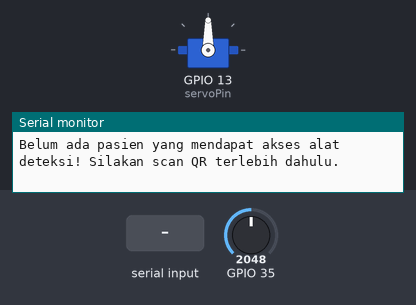
A sketch run on a simulated ESP32. Shown: servo, the last lines printed to the serial monitor. Inputs (shaded band) come from the test bench; at power-on: GPIO 35 = 2048. WiFi joins after 1.5 s; servers stay silent unless stated.

Above: at 3.7 s.
3.8 s: "1" received over Serial
At 7.0 s:
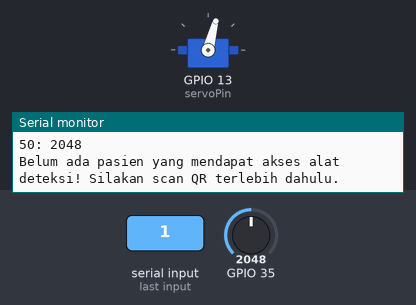
Timing chart, 0 to 8.5 s (numbered marks = the images above; inputs shaded):
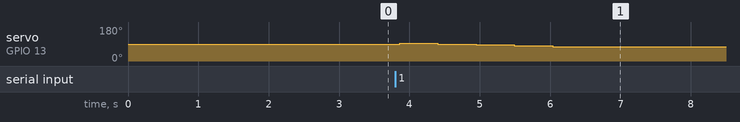

Measured:
- after the input at 3.8 s, servo on GPIO 13 (servoPin): 90° → 95° after 0.06 s, → 90° 0.54 s later, → 85° 0.54 s later, → 80° 0.54 s later, … (5 changes in this stretch)

The sketch:

Spektrum_Jari_HTTP_GET_Fixed.ino
```cpp
#include <WiFi.h>
#include <HTTPClient.h>
const char* ssid = "AHHA";
const char* password = "biomedical";

// BIKIN NAMA VARIABEL YANG JELAS! Jangan kasih nama absurd, tidak membantu dalam memahami code.
// Tidak perlu membuat variabel yang redundan. Jika bisa dipakai lagi tanpa mengganggu flow code, jangan buat variabel baru untuk tugas yang sama.

String host = "https://deteksiguladarah-gluconov.000webhostapp.com/";

#include <ESP32Servo.h>
Servo myservo;
int servoPin = 13;

int data1[80],data2[80],data3[80],i,pinA,pinB;
char tulis[100],pos,pos1,pos2,pos3,pos4,pos5;
void setup() {
  WiFi.mode(WIFI_OFF);
  delay(1000);
  WiFi.mode(WIFI_STA);

  WiFi.begin(ssid, password);
  Serial.println("");

  Serial.print("Connecting");
  // Wait for connection
  while (WiFi.status() != WL_CONNECTED) {
    delay(500);
    Serial.print(".");
  }
  Serial.println("");
  Serial.print("Connected to ");
  Serial.println(ssid);
  Serial.print("IP address: ");
  Serial.println(WiFi.localIP());  //IP address assigned to your ESP

  pinMode(12, INPUT_PULLUP);     // Initialize the LED_BUILTIN pin as an output
  pinMode(23, INPUT_PULLUP);
  Serial.begin(9600);
  ESP32PWM::allocateTimer(0);
  ESP32PWM::allocateTimer(1);
  ESP32PWM::allocateTimer(2);
  ESP32PWM::allocateTimer(3);
  myservo.setPeriodHertz(50);    // standard 50 hz servo
  myservo.attach(servoPin, 1000, 2000); // attaches the servo on pin 18 to the servo object

  ///atur sudut servo disini///
  // atur sudut 75-180
  pos1=95;
  pos2=90;
  pos3=85;
  pos4=80;
  pos5=75;
  //////////////////////////////
}

// the loop function runs over and over again forever
void loop() {
  /*for(i=0;i<50;i++){
    if(digitalRead(23) == HIGH) pinA = 1;
    else {pinA=0; if(pos < 180) pos++;}
    if(digitalRead(12) == HIGH) pinB = 1;
    else {pinB=0; if(pos > 75) pos--;}
  }*/
  int hasil;
  if (Serial.available()) {
    int inByte = Serial.read();
    if(inByte == '1'){
      AmbilData(pos1);
      AmbilData(pos2);
      AmbilData(pos3);
      AmbilData(pos4);
      AmbilData(pos5);

    }
  //    if(inByte == 'A'){
  //     b="1";
  //   }
  //    if(inByte == 'B'){
  //     b="2";
  //   }
  //    if(inByte == 'C'){
  //     b="3";
  //   }
  //    if(inByte == 'D'){
  //     b="4";
  //   }

  }

  hasil = 1; //dummy hasil, perlu diubah atau di assign ulang dengan value hasil aslinya dengan pemanggilan fungsi atau variabel
  String getData = (String)"hasil=" + hasil;

  HTTPClient http;
  http.begin(host+"check_active");
  // http.addHeader("Content-Type", "application/x-www-form-urlencoded"); <- header form tidak dibutuhkan untuk request method GET! Itu adalah header POST.
  auto httpCode = http.GET();
  String id = http.getString(); // mendapatkan id pasien dengan requeust ke website. Mengecek apakah ada yang aktif atau tidak.
  http.end();
  Serial.println(id);
  Serial.println("Kode respon website terhadap request data = "+httpCode);
  if(id!=NULL){
    http.begin(host+"registration/pasien_id/"+id+"/update_result/"+hasil);
    // http.addHeader("Content-Type", "application/x-www-form-urlencoded");

    httpCode = http.GET();
    String payload = http.getString();

    http.end();

    Serial.println(getData);
    Serial.println(payload);
    Serial.print("Host tujuan = "+host+"id pasien = "+id+"\nHasil periksa = "+hasil);
  } else {
    Serial.println("Belum ada pasien yang mendapat akses alat deteksi! Silakan scan QR terlebih dahulu.");
  }
}

void AmbilData(int var){
      pos=var;
      if(pos < 75) pos=75;
      else if(pos>180) pos=180;
      myservo.write(pos);

      for(i=0;i<50;i++) {
        data1[i]=analogRead(35);
      }

      sprintf(tulis,"///data sudut: %3d///",pos);
      Serial.println(tulis);
      for(i=0;i<50;i++){
        sprintf(tulis,"%2d: %4d",i+1,data1[i]);
        Serial.println(tulis);
      }
}
```
